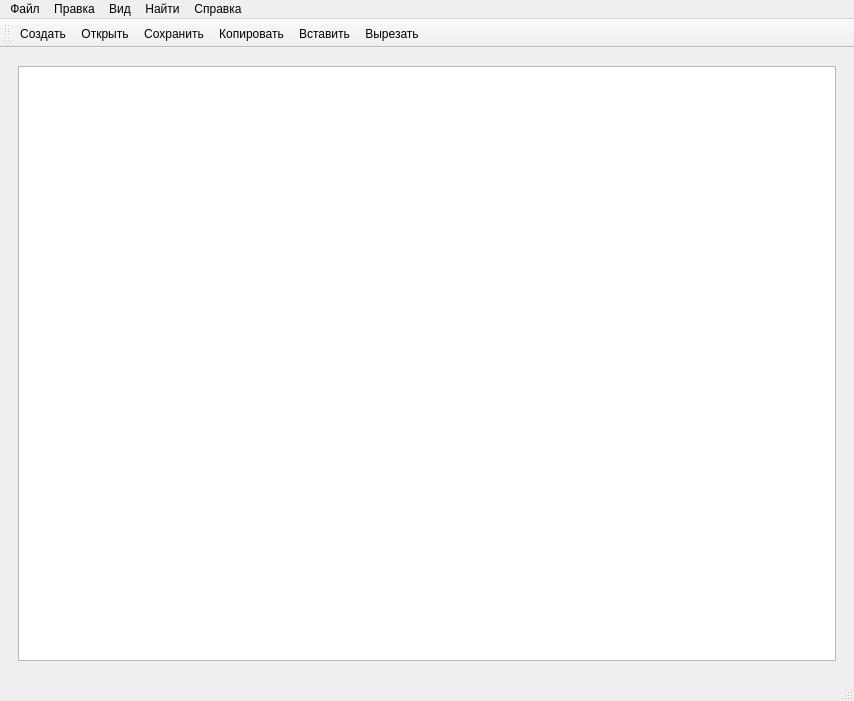
<?xml version="1.0" encoding="UTF-8"?>
<ui version="4.0">
 <class>Notepad</class>
 <widget class="QMainWindow" name="Notepad">
  <property name="geometry">
   <rect>
    <x>0</x>
    <y>0</y>
    <width>854</width>
    <height>701</height>
   </rect>
  </property>
  <property name="sizePolicy">
   <sizepolicy hsizetype="Fixed" vsizetype="Preferred">
    <horstretch>0</horstretch>
    <verstretch>0</verstretch>
   </sizepolicy>
  </property>
  <property name="minimumSize">
   <size>
    <width>854</width>
    <height>0</height>
   </size>
  </property>
  <property name="maximumSize">
   <size>
    <width>854</width>
    <height>16777215</height>
   </size>
  </property>
  <property name="windowTitle">
   <string>Notepad</string>
  </property>
  <widget class="QWidget" name="centralwidget">
   <layout class="QGridLayout" name="gridLayout">
    <item row="0" column="0">
     <widget class="QWidget" name="widget" native="true">
      <layout class="QHBoxLayout" name="horizontalLayout">
       <item>
        <widget class="QTextEdit" name="textEdit"/>
       </item>
      </layout>
     </widget>
    </item>
   </layout>
  </widget>
  <widget class="QMenuBar" name="menubar">
   <property name="geometry">
    <rect>
     <x>0</x>
     <y>0</y>
     <width>854</width>
     <height>23</height>
    </rect>
   </property>
   <widget class="QMenu" name="menuFile">
    <property name="title">
     <string>Файл</string>
    </property>
    <addaction name="actionNew"/>
    <addaction name="actionOpen"/>
    <addaction name="actionSave"/>
    <addaction name="actionSaveAs"/>
    <addaction name="actionQuit"/>
   </widget>
   <widget class="QMenu" name="menuEdit">
    <property name="title">
     <string>Правка</string>
    </property>
    <addaction name="actionCancel"/>
    <addaction name="actionRepeat"/>
    <addaction name="actionCopy"/>
    <addaction name="actionPaste"/>
    <addaction name="actionCut"/>
   </widget>
   <widget class="QMenu" name="menuView">
    <property name="title">
     <string>Вид</string>
    </property>
    <widget class="QMenu" name="menuAlign">
     <property name="title">
      <string>Выровнять</string>
     </property>
     <addaction name="actionLeft"/>
     <addaction name="actionCenter"/>
     <addaction name="actionRight"/>
    </widget>
    <addaction name="actionFont"/>
    <addaction name="menuAlign"/>
   </widget>
   <widget class="QMenu" name="menuFind">
    <property name="title">
     <string>Найти</string>
    </property>
    <addaction name="actionFind"/>
    <addaction name="actionGoToLine"/>
   </widget>
   <widget class="QMenu" name="menuHelp">
    <property name="title">
     <string>Справка</string>
    </property>
    <addaction name="actionHelp"/>
   </widget>
   <addaction name="menuFile"/>
   <addaction name="menuEdit"/>
   <addaction name="menuView"/>
   <addaction name="menuFind"/>
   <addaction name="menuHelp"/>
  </widget>
  <widget class="QStatusBar" name="statusbar"/>
  <widget class="QToolBar" name="toolBar">
   <property name="windowTitle">
    <string>toolBar</string>
   </property>
   <attribute name="toolBarArea">
    <enum>TopToolBarArea</enum>
   </attribute>
   <attribute name="toolBarBreak">
    <bool>false</bool>
   </attribute>
   <addaction name="actionNew"/>
   <addaction name="actionOpen"/>
   <addaction name="actionSave"/>
   <addaction name="actionCopy"/>
   <addaction name="actionPaste"/>
   <addaction name="actionCut"/>
  </widget>
  <action name="actionNew">
   <property name="text">
    <string>Создать</string>
   </property>
   <property name="shortcut">
    <string>Ctrl+N</string>
   </property>
  </action>
  <action name="actionOpen">
   <property name="text">
    <string>Открыть</string>
   </property>
   <property name="shortcut">
    <string>Ctrl+O</string>
   </property>
  </action>
  <action name="actionSaveAs">
   <property name="text">
    <string>Сохранить как</string>
   </property>
  </action>
  <action name="actionCancel">
   <property name="text">
    <string>Отменить</string>
   </property>
   <property name="shortcut">
    <string>Ctrl+Z</string>
   </property>
  </action>
  <action name="actionCopy">
   <property name="text">
    <string>Копировать</string>
   </property>
   <property name="shortcut">
    <string>Ctrl+C</string>
   </property>
  </action>
  <action name="actionPaste">
   <property name="text">
    <string>Вставить</string>
   </property>
   <property name="shortcut">
    <string>Ctrl+V</string>
   </property>
  </action>
  <action name="actionFont">
   <property name="text">
    <string>Шрифт</string>
   </property>
  </action>
  <action name="actionLeft">
   <property name="text">
    <string>Слева</string>
   </property>
  </action>
  <action name="actionCenter">
   <property name="text">
    <string>По центру</string>
   </property>
  </action>
  <action name="actionRight">
   <property name="text">
    <string>Справа</string>
   </property>
  </action>
  <action name="actionFind">
   <property name="text">
    <string>Поиск</string>
   </property>
   <property name="shortcut">
    <string>Ctrl+F</string>
   </property>
  </action>
  <action name="actionGoToLine">
   <property name="text">
    <string>Перейти к строке</string>
   </property>
  </action>
  <action name="actionSave">
   <property name="text">
    <string>Сохранить</string>
   </property>
   <property name="shortcut">
    <string>Ctrl+S</string>
   </property>
  </action>
  <action name="actionHelp">
   <property name="text">
    <string>Помощь</string>
   </property>
  </action>
  <action name="actionCut">
   <property name="text">
    <string>Вырезать</string>
   </property>
   <property name="shortcut">
    <string>Ctrl+X</string>
   </property>
  </action>
  <action name="actionRepeat">
   <property name="text">
    <string>Повторить</string>
   </property>
   <property name="shortcut">
    <string>Ctrl+Shift+Z</string>
   </property>
  </action>
  <action name="actionQuit">
   <property name="text">
    <string>Выход</string>
   </property>
   <property name="shortcut">
    <string>Ctrl+W</string>
   </property>
  </action>
 </widget>
 <resources/>
 <connections/>
</ui>
